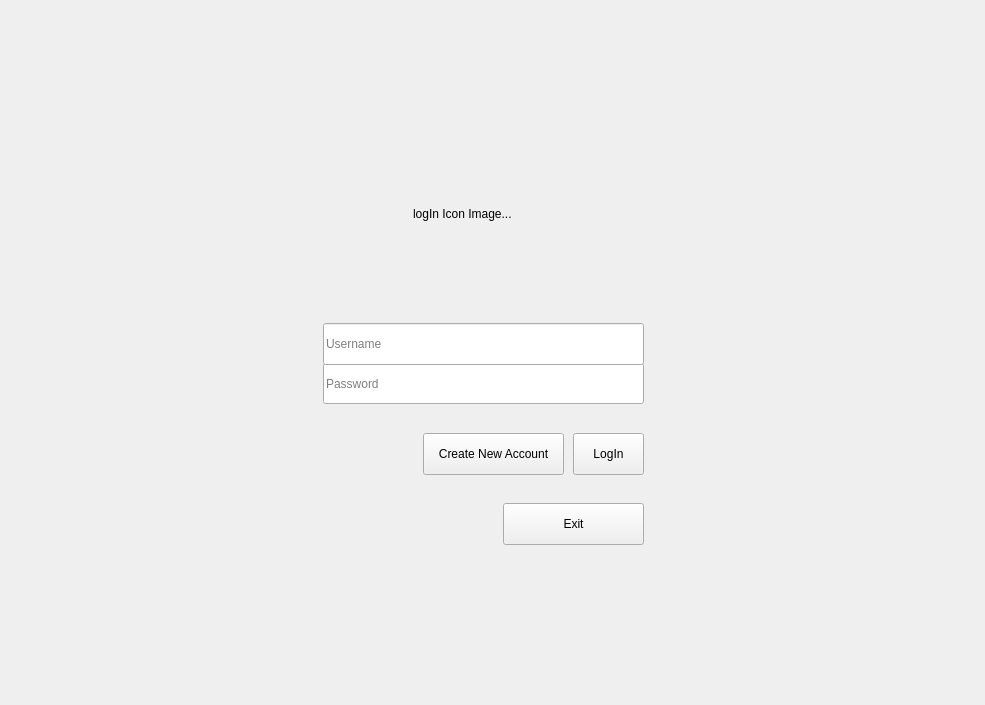
<?xml version="1.0" encoding="UTF-8"?>
<ui version="4.0">
 <class>Widget</class>
 <widget class="QWidget" name="Widget">
  <property name="geometry">
   <rect>
    <x>0</x>
    <y>0</y>
    <width>985</width>
    <height>705</height>
   </rect>
  </property>
  <property name="minimumSize">
   <size>
    <width>450</width>
    <height>450</height>
   </size>
  </property>
  <property name="windowTitle">
   <string>Class Schedulizer</string>
  </property>
  <layout class="QHBoxLayout" name="horizontalLayout">
   <item>
    <widget class="QStackedWidget" name="sWidgetMain">
     <property name="sizePolicy">
      <sizepolicy hsizetype="Expanding" vsizetype="MinimumExpanding">
       <horstretch>0</horstretch>
       <verstretch>0</verstretch>
      </sizepolicy>
     </property>
     <property name="minimumSize">
      <size>
       <width>0</width>
       <height>400</height>
      </size>
     </property>
     <property name="currentIndex">
      <number>0</number>
     </property>
     <widget class="QWidget" name="loginPage">
      <layout class="QVBoxLayout" name="verticalLayout">
       <item>
        <spacer name="vSpacer1LogInPage">
         <property name="orientation">
          <enum>Qt::Vertical</enum>
         </property>
         <property name="sizeType">
          <enum>QSizePolicy::Expanding</enum>
         </property>
         <property name="sizeHint" stdset="0">
          <size>
           <width>20</width>
           <height>20</height>
          </size>
         </property>
        </spacer>
       </item>
       <item>
        <widget class="QWidget" name="widget1LogInPage" native="true">
         <layout class="QHBoxLayout" name="horizontalLayout_2">
          <item>
           <spacer name="hSpacer1LogInPage">
            <property name="orientation">
             <enum>Qt::Horizontal</enum>
            </property>
            <property name="sizeType">
             <enum>QSizePolicy::Expanding</enum>
            </property>
            <property name="sizeHint" stdset="0">
             <size>
              <width>40</width>
              <height>20</height>
             </size>
            </property>
           </spacer>
          </item>
          <item>
           <widget class="QWidget" name="widgetLogInWidgetFrame" native="true">
            <property name="sizePolicy">
             <sizepolicy hsizetype="Expanding" vsizetype="Expanding">
              <horstretch>0</horstretch>
              <verstretch>0</verstretch>
             </sizepolicy>
            </property>
            <property name="minimumSize">
             <size>
              <width>400</width>
              <height>400</height>
             </size>
            </property>
            <widget class="QPushButton" name="btnExit">
             <property name="geometry">
              <rect>
               <x>210</x>
               <y>350</y>
               <width>141</width>
               <height>42</height>
              </rect>
             </property>
             <property name="text">
              <string>Exit</string>
             </property>
            </widget>
            <widget class="QPushButton" name="btnLogIn">
             <property name="geometry">
              <rect>
               <x>280</x>
               <y>280</y>
               <width>71</width>
               <height>42</height>
              </rect>
             </property>
             <property name="text">
              <string>LogIn</string>
             </property>
            </widget>
            <widget class="QLineEdit" name="txtBoxPassword">
             <property name="geometry">
              <rect>
               <x>30</x>
               <y>210</y>
               <width>321</width>
               <height>41</height>
              </rect>
             </property>
             <property name="text">
              <string/>
             </property>
             <property name="echoMode">
              <enum>QLineEdit::Password</enum>
             </property>
             <property name="readOnly">
              <bool>false</bool>
             </property>
             <property name="placeholderText">
              <string>Password</string>
             </property>
            </widget>
            <widget class="QLineEdit" name="txtBoxUName">
             <property name="geometry">
              <rect>
               <x>30</x>
               <y>170</y>
               <width>321</width>
               <height>42</height>
              </rect>
             </property>
             <property name="placeholderText">
              <string>Username</string>
             </property>
            </widget>
            <widget class="QPushButton" name="btnSignUp">
             <property name="geometry">
              <rect>
               <x>130</x>
               <y>280</y>
               <width>141</width>
               <height>42</height>
              </rect>
             </property>
             <property name="text">
              <string>Create New Account</string>
             </property>
            </widget>
            <widget class="QLabel" name="lblLogInIcon">
             <property name="geometry">
              <rect>
               <x>120</x>
               <y>0</y>
               <width>141</width>
               <height>121</height>
              </rect>
             </property>
             <property name="text">
              <string>logIn Icon Image...</string>
             </property>
            </widget>
           </widget>
          </item>
          <item>
           <spacer name="hSpacer2LogInPage">
            <property name="orientation">
             <enum>Qt::Horizontal</enum>
            </property>
            <property name="sizeType">
             <enum>QSizePolicy::Expanding</enum>
            </property>
            <property name="sizeHint" stdset="0">
             <size>
              <width>50</width>
              <height>20</height>
             </size>
            </property>
           </spacer>
          </item>
         </layout>
        </widget>
       </item>
       <item>
        <spacer name="vSpacer2LogInPage">
         <property name="orientation">
          <enum>Qt::Vertical</enum>
         </property>
         <property name="sizeType">
          <enum>QSizePolicy::Expanding</enum>
         </property>
         <property name="sizeHint" stdset="0">
          <size>
           <width>10</width>
           <height>20</height>
          </size>
         </property>
        </spacer>
       </item>
      </layout>
     </widget>
     <widget class="QWidget" name="signUpPage">
      <layout class="QVBoxLayout" name="verticalLayout_9">
       <item>
        <widget class="QWidget" name="widgetSignUpPage1" native="true">
         <layout class="QVBoxLayout" name="verticalLayout_10">
          <item>
           <spacer name="verticalSpacer_3">
            <property name="orientation">
             <enum>Qt::Vertical</enum>
            </property>
            <property name="sizeHint" stdset="0">
             <size>
              <width>20</width>
              <height>167</height>
             </size>
            </property>
           </spacer>
          </item>
          <item>
           <widget class="QWidget" name="widgetSignUpPage2" native="true">
            <property name="sizePolicy">
             <sizepolicy hsizetype="Expanding" vsizetype="Expanding">
              <horstretch>1</horstretch>
              <verstretch>0</verstretch>
             </sizepolicy>
            </property>
            <property name="minimumSize">
             <size>
              <width>0</width>
              <height>300</height>
             </size>
            </property>
            <layout class="QHBoxLayout" name="horizontalLayout_12" stretch="1,2,1">
             <item>
              <spacer name="horizontalSpacer">
               <property name="orientation">
                <enum>Qt::Horizontal</enum>
               </property>
               <property name="sizeHint" stdset="0">
                <size>
                 <width>222</width>
                 <height>20</height>
                </size>
               </property>
              </spacer>
             </item>
             <item>
              <widget class="QWidget" name="widgetSignUpPage3" native="true">
               <property name="sizePolicy">
                <sizepolicy hsizetype="Preferred" vsizetype="Preferred">
                 <horstretch>0</horstretch>
                 <verstretch>0</verstretch>
                </sizepolicy>
               </property>
               <layout class="QVBoxLayout" name="verticalLayout_13">
                <item>
                 <layout class="QHBoxLayout" name="horizontalLayout_11">
                  <item>
                   <layout class="QVBoxLayout" name="verticalLayout_12">
                    <item>
                     <widget class="QLabel" name="lblUserNameSignUpPage">
                      <property name="text">
                       <string>               Username:</string>
                      </property>
                     </widget>
                    </item>
                    <item>
                     <widget class="QLabel" name="lblPasswordSignUpPage">
                      <property name="text">
                       <string>                Password:</string>
                      </property>
                     </widget>
                    </item>
                    <item>
                     <widget class="QLabel" name="lblCPasswordSignUpPage">
                      <property name="maximumSize">
                       <size>
                        <width>400</width>
                        <height>16777215</height>
                       </size>
                      </property>
                      <property name="text">
                       <string>Confirm Password: </string>
                      </property>
                     </widget>
                    </item>
                   </layout>
                  </item>
                  <item>
                   <layout class="QVBoxLayout" name="verticalLayout_11">
                    <item>
                     <widget class="QLineEdit" name="txtBoxUsernameSignUpPage"/>
                    </item>
                    <item>
                     <widget class="QLineEdit" name="txtBoxPasswordSignUpPage">
                      <property name="echoMode">
                       <enum>QLineEdit::Password</enum>
                      </property>
                     </widget>
                    </item>
                    <item>
                     <widget class="QLineEdit" name="txtBoxCPasswordSignUpPage">
                      <property name="echoMode">
                       <enum>QLineEdit::Password</enum>
                      </property>
                     </widget>
                    </item>
                   </layout>
                  </item>
                 </layout>
                </item>
                <item>
                 <widget class="QPushButton" name="btnCreateAccount">
                  <property name="text">
                   <string>Create Account</string>
                  </property>
                 </widget>
                </item>
                <item>
                 <widget class="QPushButton" name="btnBackSignUpPage">
                  <property name="text">
                   <string>Back</string>
                  </property>
                 </widget>
                </item>
               </layout>
              </widget>
             </item>
             <item>
              <spacer name="horizontalSpacer_2">
               <property name="orientation">
                <enum>Qt::Horizontal</enum>
               </property>
               <property name="sizeHint" stdset="0">
                <size>
                 <width>222</width>
                 <height>20</height>
                </size>
               </property>
              </spacer>
             </item>
            </layout>
           </widget>
          </item>
          <item>
           <spacer name="verticalSpacer_4">
            <property name="orientation">
             <enum>Qt::Vertical</enum>
            </property>
            <property name="sizeHint" stdset="0">
             <size>
              <width>20</width>
              <height>166</height>
             </size>
            </property>
           </spacer>
          </item>
         </layout>
        </widget>
       </item>
      </layout>
     </widget>
     <widget class="QWidget" name="userPage">
      <layout class="QVBoxLayout" name="verticalLayout_15">
       <item>
        <spacer name="verticalSpacer_5">
         <property name="orientation">
          <enum>Qt::Vertical</enum>
         </property>
         <property name="sizeHint" stdset="0">
          <size>
           <width>20</width>
           <height>216</height>
          </size>
         </property>
        </spacer>
       </item>
       <item>
        <widget class="QWidget" name="widgetUPage1" native="true">
         <property name="sizePolicy">
          <sizepolicy hsizetype="Preferred" vsizetype="Expanding">
           <horstretch>0</horstretch>
           <verstretch>0</verstretch>
          </sizepolicy>
         </property>
         <property name="minimumSize">
          <size>
           <width>0</width>
           <height>150</height>
          </size>
         </property>
         <layout class="QHBoxLayout" name="horizontalLayout_13" stretch="1,2,1">
          <item>
           <spacer name="horizontalSpacer_3">
            <property name="orientation">
             <enum>Qt::Horizontal</enum>
            </property>
            <property name="sizeHint" stdset="0">
             <size>
              <width>227</width>
              <height>20</height>
             </size>
            </property>
           </spacer>
          </item>
          <item>
           <widget class="QWidget" name="widgetUPage2" native="true">
            <layout class="QVBoxLayout" name="verticalLayout_14">
             <item>
              <widget class="QPushButton" name="btnSavedSchedule">
               <property name="text">
                <string>Saved Schedule</string>
               </property>
              </widget>
             </item>
             <item>
              <widget class="QPushButton" name="btnCreateSchedule">
               <property name="text">
                <string>Create Schedule</string>
               </property>
              </widget>
             </item>
             <item>
              <widget class="QPushButton" name="btnUPageBack">
               <property name="text">
                <string>Back</string>
               </property>
              </widget>
             </item>
            </layout>
           </widget>
          </item>
          <item>
           <spacer name="horizontalSpacer_4">
            <property name="orientation">
             <enum>Qt::Horizontal</enum>
            </property>
            <property name="sizeHint" stdset="0">
             <size>
              <width>227</width>
              <height>20</height>
             </size>
            </property>
           </spacer>
          </item>
         </layout>
        </widget>
       </item>
       <item>
        <spacer name="verticalSpacer_6">
         <property name="orientation">
          <enum>Qt::Vertical</enum>
         </property>
         <property name="sizeHint" stdset="0">
          <size>
           <width>20</width>
           <height>216</height>
          </size>
         </property>
        </spacer>
       </item>
      </layout>
     </widget>
     <widget class="QWidget" name="inputPage">
      <layout class="QHBoxLayout" name="horizontalLayout_3">
       <item>
        <widget class="QStackedWidget" name="sWidgetInput">
         <property name="currentIndex">
          <number>0</number>
         </property>
         <widget class="QWidget" name="createSchedulePage">
          <layout class="QHBoxLayout" name="horizontalLayout_5">
           <item>
            <widget class="QStackedWidget" name="sWidgetCreateSchedule">
             <property name="currentIndex">
              <number>0</number>
             </property>
             <widget class="QWidget" name="scheduleTimeInterval">
              <layout class="QHBoxLayout" name="horizontalLayout_9">
               <item>
                <widget class="QTableWidget" name="tblPeriodTimeInterval">
                 <property name="sizePolicy">
                  <sizepolicy hsizetype="Expanding" vsizetype="Expanding">
                   <horstretch>3</horstretch>
                   <verstretch>0</verstretch>
                  </sizepolicy>
                 </property>
                 <property name="minimumSize">
                  <size>
                   <width>2</width>
                   <height>0</height>
                  </size>
                 </property>
                 <property name="maximumSize">
                  <size>
                   <width>620</width>
                   <height>16777215</height>
                  </size>
                 </property>
                 <column>
                  <property name="text">
                   <string>Period                             </string>
                  </property>
                  <property name="textAlignment">
                   <set>AlignLeading|AlignVCenter</set>
                  </property>
                 </column>
                 <column>
                  <property name="text">
                   <string>Time interval    </string>
                  </property>
                  <property name="textAlignment">
                   <set>AlignTrailing|AlignVCenter</set>
                  </property>
                 </column>
                </widget>
               </item>
               <item>
                <widget class="QWidget" name="widgetControlScheduleStruc" native="true">
                 <property name="sizePolicy">
                  <sizepolicy hsizetype="Preferred" vsizetype="Preferred">
                   <horstretch>1</horstretch>
                   <verstretch>0</verstretch>
                  </sizepolicy>
                 </property>
                 <layout class="QVBoxLayout" name="verticalLayout_5">
                  <item>
                   <layout class="QVBoxLayout" name="verticalLayout_3">
                    <item>
                     <layout class="QHBoxLayout" name="horizontalLayout_6">
                      <item>
                       <widget class="QLabel" name="lblTimeInterval">
                        <property name="text">
                         <string>Time Interval:</string>
                        </property>
                       </widget>
                      </item>
                      <item>
                       <widget class="QLineEdit" name="txtBoxTimeInterval"/>
                      </item>
                      <item>
                       <widget class="QLabel" name="lblTimeIntervalMin">
                        <property name="text">
                         <string>Min</string>
                        </property>
                       </widget>
                      </item>
                     </layout>
                    </item>
                    <item>
                     <widget class="QPushButton" name="btnSetTimeInterval">
                      <property name="text">
                       <string>Click Me To Set Time Interval</string>
                      </property>
                     </widget>
                    </item>
                   </layout>
                  </item>
                  <item>
                   <spacer name="verticalSpacer">
                    <property name="orientation">
                     <enum>Qt::Vertical</enum>
                    </property>
                    <property name="sizeHint" stdset="0">
                     <size>
                      <width>20</width>
                      <height>211</height>
                     </size>
                    </property>
                   </spacer>
                  </item>
                  <item>
                   <layout class="QVBoxLayout" name="verticalLayout_4">
                    <item>
                     <layout class="QHBoxLayout" name="horizontalLayout_7">
                      <item>
                       <widget class="QLabel" name="lblPeriodStartingTime">
                        <property name="text">
                         <string>Period 1 Starting Time:</string>
                        </property>
                       </widget>
                      </item>
                      <item>
                       <widget class="QTimeEdit" name="tEditPeriodStartingTime">
                        <property name="minimumSize">
                         <size>
                          <width>140</width>
                          <height>0</height>
                         </size>
                        </property>
                       </widget>
                      </item>
                     </layout>
                    </item>
                    <item>
                     <widget class="QPushButton" name="btnAddScheduleTimeInterval">
                      <property name="text">
                       <string>Add</string>
                      </property>
                     </widget>
                    </item>
                   </layout>
                  </item>
                  <item>
                   <spacer name="verticalSpacer_2">
                    <property name="orientation">
                     <enum>Qt::Vertical</enum>
                    </property>
                    <property name="sizeHint" stdset="0">
                     <size>
                      <width>20</width>
                      <height>211</height>
                     </size>
                    </property>
                   </spacer>
                  </item>
                  <item>
                   <layout class="QHBoxLayout" name="horizontalLayout_8">
                    <item>
                     <widget class="QPushButton" name="btnNextScheduleTimeInterval">
                      <property name="text">
                       <string>Next</string>
                      </property>
                     </widget>
                    </item>
                    <item>
                     <widget class="QPushButton" name="btnBackScheduleTimeInterval">
                      <property name="text">
                       <string>Back</string>
                      </property>
                     </widget>
                    </item>
                   </layout>
                  </item>
                 </layout>
                </widget>
               </item>
              </layout>
             </widget>
             <widget class="QWidget" name="scheduleTableStruct">
              <layout class="QVBoxLayout" name="verticalLayout_8">
               <item>
                <layout class="QVBoxLayout" name="verticalLayout_7">
                 <item>
                  <widget class="QTableWidget" name="tblScheduleTableStruct">
                   <column>
                    <property name="text">
                     <string>Period</string>
                    </property>
                   </column>
                   <column>
                    <property name="text">
                     <string>Time</string>
                    </property>
                   </column>
                   <column>
                    <property name="text">
                     <string>Monday</string>
                    </property>
                   </column>
                   <column>
                    <property name="text">
                     <string>Tusday</string>
                    </property>
                   </column>
                   <column>
                    <property name="text">
                     <string>Wednesday</string>
                    </property>
                   </column>
                   <column>
                    <property name="text">
                     <string>Thursday</string>
                    </property>
                   </column>
                   <column>
                    <property name="text">
                     <string>Friday</string>
                    </property>
                   </column>
                   <column>
                    <property name="text">
                     <string>Saturday</string>
                    </property>
                   </column>
                   <column>
                    <property name="text">
                     <string>Sunday</string>
                    </property>
                   </column>
                  </widget>
                 </item>
                 <item>
                  <layout class="QHBoxLayout" name="horizontalLayout_10">
                   <item>
                    <widget class="QPushButton" name="btnBackScheduleTableStruct">
                     <property name="text">
                      <string>Back</string>
                     </property>
                    </widget>
                   </item>
                   <item>
                    <widget class="QPushButton" name="btnSaveScheduleTableStruct">
                     <property name="text">
                      <string>Save</string>
                     </property>
                    </widget>
                   </item>
                   <item>
                    <widget class="QPushButton" name="btnRemoveScheduleTableStruct">
                     <property name="text">
                      <string>Remove</string>
                     </property>
                    </widget>
                   </item>
                  </layout>
                 </item>
                </layout>
               </item>
              </layout>
             </widget>
            </widget>
           </item>
          </layout>
         </widget>
         <widget class="QWidget" name="depPage">
          <layout class="QHBoxLayout" name="horizontalLayout_4">
           <item>
            <widget class="QScrollArea" name="contDeps">
             <property name="sizePolicy">
              <sizepolicy hsizetype="Expanding" vsizetype="Expanding">
               <horstretch>2</horstretch>
               <verstretch>0</verstretch>
              </sizepolicy>
             </property>
             <property name="widgetResizable">
              <bool>true</bool>
             </property>
             <widget class="QWidget" name="contDepsWidgets">
              <property name="geometry">
               <rect>
                <x>0</x>
                <y>0</y>
                <width>22</width>
                <height>20</height>
               </rect>
              </property>
              <layout class="QVBoxLayout" name="verticalLayout_6">
               <item>
                <layout class="QVBoxLayout" name="vLayoutContDeps"/>
               </item>
              </layout>
             </widget>
            </widget>
           </item>
           <item>
            <widget class="QWidget" name="widgetInputPageDepEdit" native="true">
             <property name="sizePolicy">
              <sizepolicy hsizetype="Expanding" vsizetype="Preferred">
               <horstretch>1</horstretch>
               <verstretch>0</verstretch>
              </sizepolicy>
             </property>
             <layout class="QVBoxLayout" name="verticalLayout_2">
              <property name="spacing">
               <number>10</number>
              </property>
              <property name="leftMargin">
               <number>20</number>
              </property>
              <property name="topMargin">
               <number>20</number>
              </property>
              <property name="rightMargin">
               <number>20</number>
              </property>
              <item>
               <widget class="QPushButton" name="btnAddDep">
                <property name="text">
                 <string>Add</string>
                </property>
               </widget>
              </item>
              <item>
               <widget class="QPushButton" name="btnDepConstraint">
                <property name="text">
                 <string>Constraint</string>
                </property>
               </widget>
              </item>
              <item>
               <widget class="QPushButton" name="btnDelDep">
                <property name="text">
                 <string>Remove</string>
                </property>
               </widget>
              </item>
              <item>
               <widget class="QPushButton" name="btnEditDep">
                <property name="text">
                 <string>Edit</string>
                </property>
               </widget>
              </item>
              <item>
               <spacer name="vSpacerInputPageMainEdit">
                <property name="orientation">
                 <enum>Qt::Vertical</enum>
                </property>
                <property name="sizeHint" stdset="0">
                 <size>
                  <width>20</width>
                  <height>497</height>
                 </size>
                </property>
               </spacer>
              </item>
              <item>
               <widget class="QPushButton" name="btnTeacher">
                <property name="text">
                 <string>Teachers</string>
                </property>
               </widget>
              </item>
              <item>
               <widget class="QPushButton" name="btnBatch">
                <property name="text">
                 <string>Batches</string>
                </property>
               </widget>
              </item>
              <item>
               <widget class="QPushButton" name="btnAPolicy">
                <property name="text">
                 <string>Administrative Policy</string>
                </property>
               </widget>
              </item>
              <item>
               <widget class="QPushButton" name="btnOutputSchedule">
                <property name="text">
                 <string>Generate Schedule</string>
                </property>
               </widget>
              </item>
              <item>
               <widget class="QPushButton" name="btnBackDepPage">
                <property name="text">
                 <string>Back</string>
                </property>
               </widget>
              </item>
             </layout>
            </widget>
           </item>
          </layout>
         </widget>
        </widget>
       </item>
      </layout>
     </widget>
     <widget class="QWidget" name="outputPage">
      <widget class="QLabel" name="label_4">
       <property name="geometry">
        <rect>
         <x>340</x>
         <y>270</y>
         <width>101</width>
         <height>42</height>
        </rect>
       </property>
       <property name="text">
        <string>output page</string>
       </property>
      </widget>
     </widget>
    </widget>
   </item>
  </layout>
 </widget>
 <resources/>
 <connections/>
</ui>
